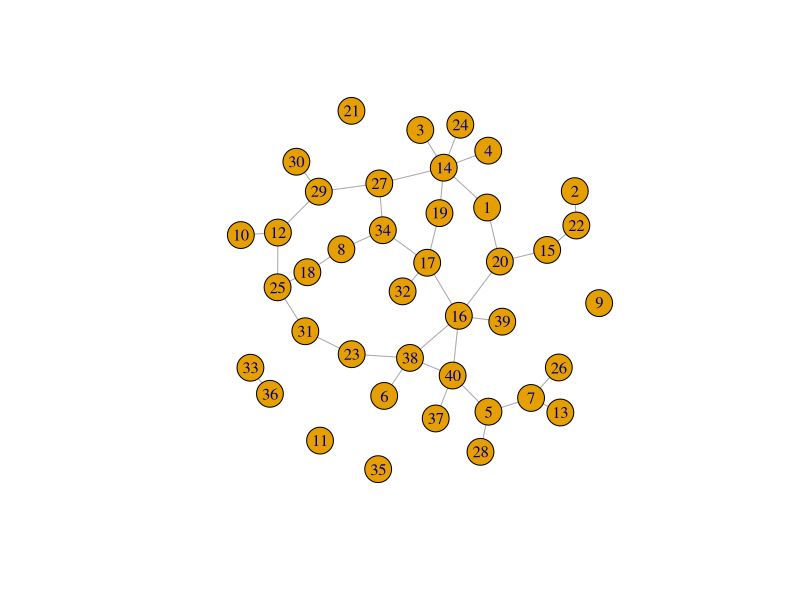
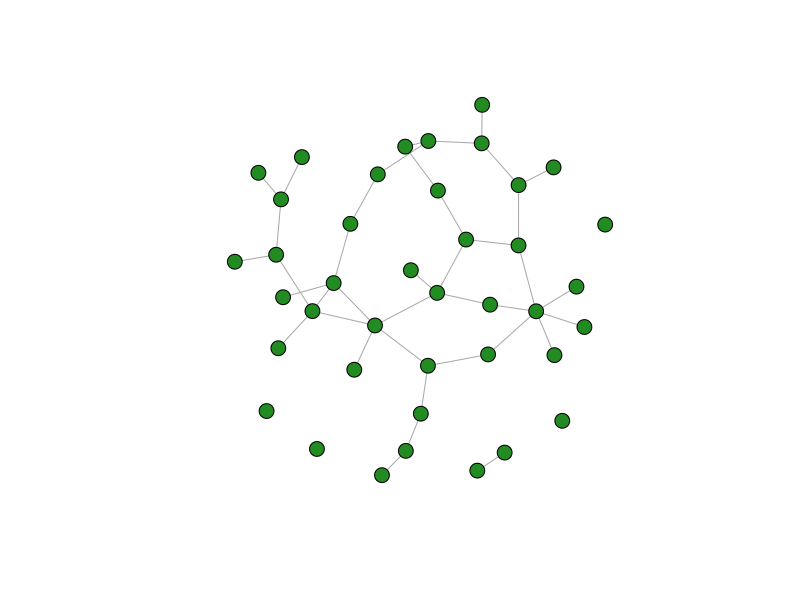
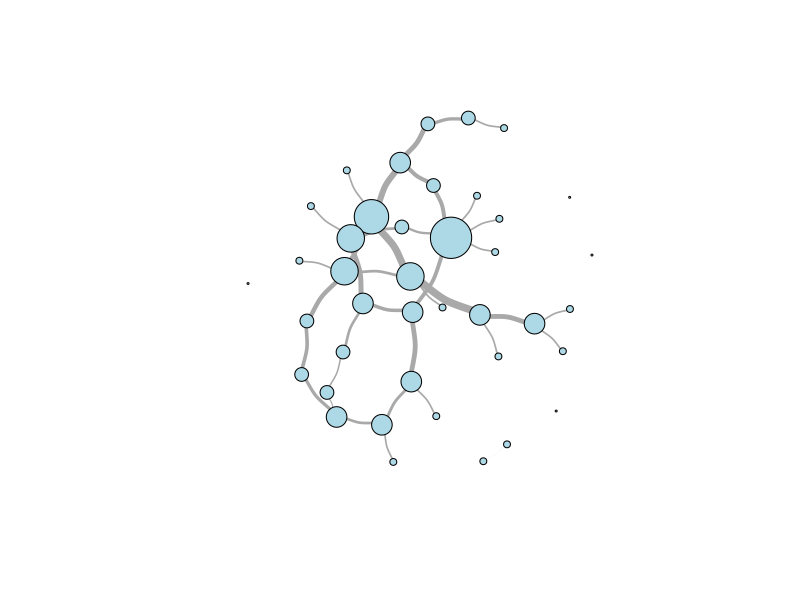
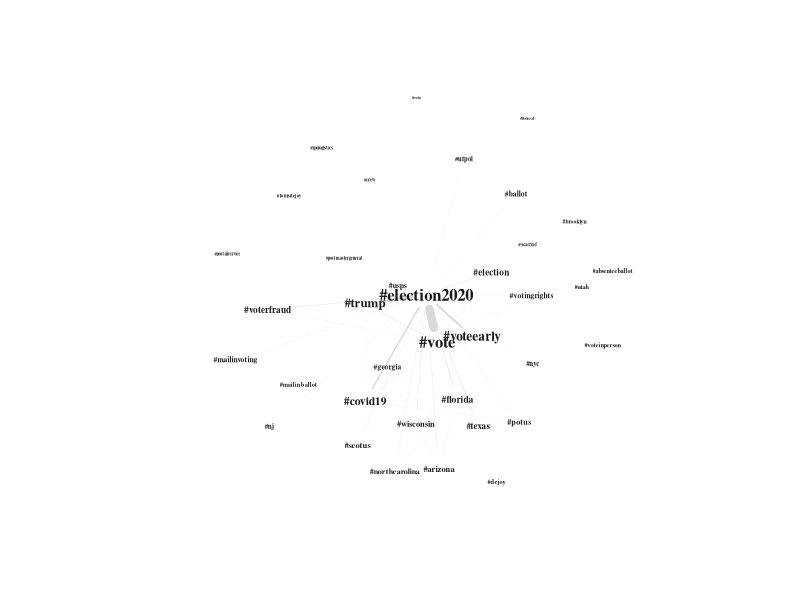

These charts were generated, in order, by the following R code:
## ---- chunk 1
knitr::opts_chunk$set(echo = TRUE, warning = FALSE, error = FALSE)
## ---- chunk 2
library(readxl)
library(dplyr)
library(stringr)
library(tidyr)
library(igraph)
library(Matrix)

lab <- read_excel("../data/lab.xlsx") %>% 
  rename_all(~str_replace_all(., "\\s+", "")) # Remove whitespace from variable names

# Let's take a look!
glimpse(lab)
## ---- chunk 3
edges <- lab %>%
  select(V1 = Author, V2 = MentionedAuthors) %>%
  separate_rows(V2, sep = ", ") %>%                   # Possibly more than one edge per tweet
  mutate(V2 = str_replace_all(V2, "@", ""))           # Node IDs should be formatted the same in both columns

# Let's take a look!
head(edges)
## ---- chunk 4
weighted_edges <- edges %>% 
  count(V1, V2, name = "weight")

# Let's take a look!
head(weighted_edges)
## ---- chunk 5
mention_graph <- graph_from_data_frame(weighted_edges, directed = TRUE) %>%
  delete_vertices("NA")  # igraph interprets missing values as a string

# Let's take a look!
E(mention_graph) %>% head()
## ---- chunk 6
nodes <- lab %>%
  select(id = Author, verified = TwitterVerified, followers = TwitterFollowers, region = Region) %>%
  mutate(verified = as.logical(verified),
         region = as.factor(region))

# Also need to make sure that mentioned users are included, even though we do not have data for them
mentioned_nodes <- lab %>%
  select(id = MentionedAuthors) %>%
  mutate(id = str_replace_all(id, "@", "")) %>%
  separate_rows(id, sep = ", ")

nodes <- nodes %>% 
  bind_rows(mentioned_nodes) %>%
  distinct(id, .keep_all = T) %>%
  arrange(id) %>%
  .[-1,]          # Remove empty row created by isolates

# Before adding variables to the graph object, check and make sure that the lists line up
cbind(names(V(mention_graph)), nodes$id) %>% head()
vcount(mention_graph) == nrow(nodes)

# If the above checks out, set vertex attributes from the node list
mention_graph <- mention_graph %>%
  set_vertex_attr("verified", index = V(mention_graph), nodes$verified) %>%
  set_vertex_attr("followers", index = V(mention_graph), nodes$followers) %>%
  set_vertex_attr("region", index = V(mention_graph), nodes$region)

# Let's take a look!
vertex.attributes(mention_graph) %>% glimpse()
## ---- chunk 7
mention_matrix <- as_adjacency_matrix(mention_graph)

# Let's take a look!
mention_matrix[0:10, 0:10]
## ---- chunk 8
htags <- lapply(lab$Hashtags, str_split, pattern = ", ")
htags <- lapply(htags, unlist, recursive = F)

# Credit to Martin Stefan for the matrix generation code below 
# [https://tinyurl.com/7sd76m8p]

# First create a list of unique tags in the dataset to set the dimensions of the matrix
utags <- unique(unlist(htags))

htag_matrix <- matrix(0, length(utags), length(utags))
rownames(htag_matrix) <- utags
colnames(htag_matrix) <- utags

# Then, iterate through the list of tweets and add to the adjacency matrix
for(t in 1:length(htags)) {
  tags <- htags[[t]]
  
  if(length(tags) == 1) next()
  
  htag_matrix[tags, tags] <- htag_matrix[tags, tags] + 1
}

# Set the diagonal of the matrix to 0 (hashtags are not adjacent to themselves)
diag(htag_matrix) <- 0

# Create graph object
htag_graph <- graph_from_adjacency_matrix(htag_matrix, mode = "undirected", weighted = TRUE)

# Let's take a look!
htag_graph[1:10, 1:10]
## ---- chunk 9
htag_list <- as_adj_list(htag_graph)

# Let's take a look!
htag_list %>% head(3)
## ---- chunk 10
# Combine hashtag lists from multiple tweets by the same user
htag_uses <- lab %>%
  select(user = Author, htags = Hashtags) %>%
  group_by(user) %>% mutate(htags = paste(htags, collapse = ", "),
                            htags = str_split(htags, ", ")) %>%
  rowwise() %>% mutate(htags = list(unique(htags)),
                       htags = list(sort(htags))) %>%
  distinct()

# Convert the nested list to a matrix
htag_uses_matrix <- htag_uses %>%
  unnest(htags) %>%
  table() %>% unclass() %>% Matrix()

# Convert into a graph object
htag_uses_graph <- graph_from_incidence_matrix(htag_uses_matrix, mode = "out")

# Let's take a look!
E(htag_uses_graph) %>% head(20)
## ---- chunk 11
# Generate an Erdos-Renyi random graph with 40 nodes and a density of 0.05
# (By default; feel free to change the parameters below)
er_density <- 0.05
er_vcount <- 40
er_ecount <- (er_vcount * (er_vcount-1) / 2) * er_density
er_graph <- sample_gnm(n = er_vcount, m = er_ecount)

# Produce a plot with default settings
plot(er_graph)

# Adjust layout (using Fruchterman-Reingold algorithm and basic aesthetics)
plot(er_graph, 
     layout = layout_with_fr,
     vertex.label = NA,
     vertex.size = 8,
     vertex.color = "forestgreen")

# Set aesthetics based on graph attributes
V(er_graph)$size <- degree(er_graph)*4
E(er_graph)$width <- edge.betweenness(er_graph, directed = F) * 0.05

plot(er_graph, 
     layout = layout_with_fr,
     vertex.label = NA,
     vertex.color = "lightblue", 
     edge.curved = 0.2)
## ---- chunk 12
# This function returns a list of graphs by default
covid_ego_graph <- make_ego_graph(htag_graph, nodes = "#usps")[[1]]

# Scale labels to eigenvector centrality and edges to weight
V(covid_ego_graph)$label.cex <- eigen_centrality(covid_ego_graph)$vector^0.2
E(covid_ego_graph)$width <- E(covid_ego_graph)$weight*0.01

# Create a layout with custom parameters
l <- layout_with_lgl(covid_ego_graph, root = "#usps")
l <- norm_coords(l, ymin = -1, ymax = 1, xmin = -1, xmax = 1)


plot(covid_ego_graph, 
     layout = l,
     rescale = F,
     vertex.shape = "none",
     vertex.label.color = "gray10",
     vertex.label.font = 2,
     edge.color = "gray85")
